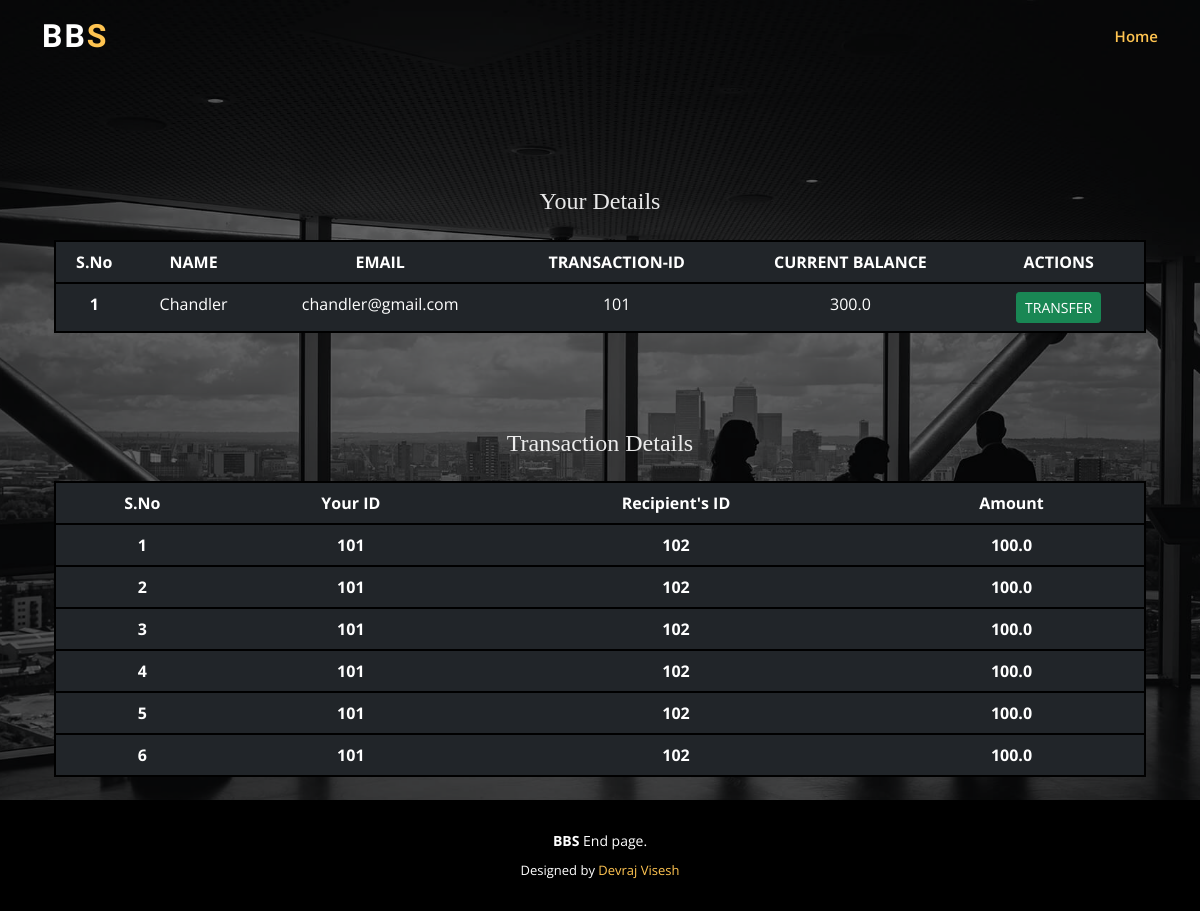
The page /viewalltranc/1 on the database as committed earlier.
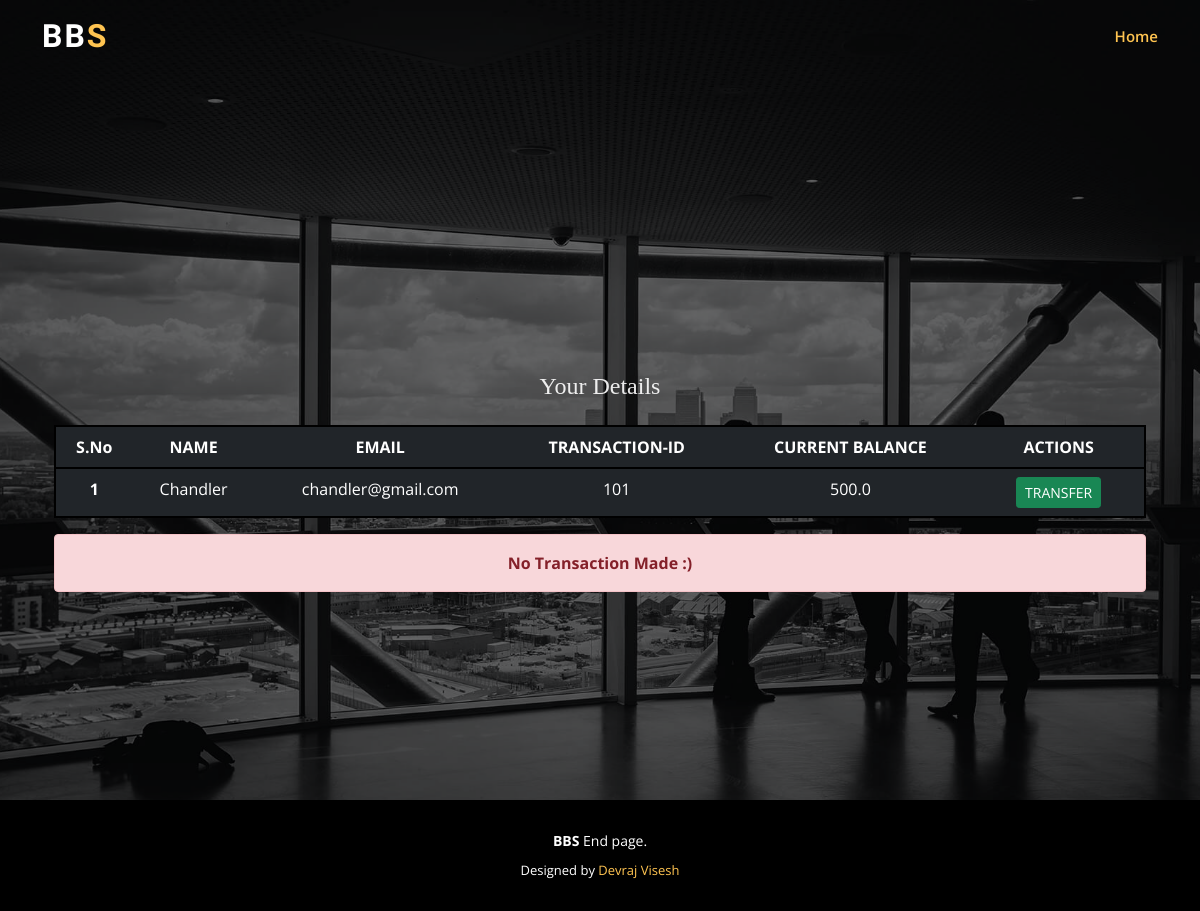
The same page on the database as committed later.
### tables this page shows
CREATE TABLE customer1
               (sno INTEGER,name TEXT,email TEXT,transactionid INTEGER,current REAL);

CREATE TABLE transferhistorys
               (yourid INTEGER  , othersid INTEGER , amount real);

### code/bank.py (the view)
@app.route('/viewalltranc/<int:sno>')
def tranc_history(sno):
    conn = sqlite3.connect('bankdatabase.db')
    conn.row_factory = sqlite3.Row
    c = conn.cursor()
    c.execute("SELECT * FROM customer1 where sno=" + str(sno))
    cust = c.fetchall()
    c.execute(
        "SELECT * FROM transferhistorys WHERE yourid in (SELECT transactionid FROM customer1 WHERE sno=" + str(sno)+")")
    hist = c.fetchall()
    conn.commit()
    conn.close()
    return render_template('tranc_history.html', cust=cust, hist=hist)

### code/templates/tranc_history.html (shortened to what the changed rows need)
<!DOCTYPE html>
<html lang="en">
<head>
    <link href="{{ url_for('static', filename = 'assets/vendor/aos/aos.css') }}" rel="stylesheet">
    <link href="{{ url_for('static', filename = 'assets/vendor/bootstrap/css/bootstrap.min.css') }}" rel="stylesheet">
    <link href="{{ url_for('static', filename = 'assets/vendor/bootstrap-icons/bootstrap-icons.css') }}"
        rel="stylesheet">
    <link href="{{ url_for('static', filename = 'assets/vendor/boxicons/css/boxicons.min.css') }}" rel="stylesheet">
    <link href="{{ url_for('static', filename = 'assets/vendor/glightbox/css/glightbox.min.css') }}" rel="stylesheet">
    <link href="{{ url_for('static', filename = 'assets/vendor/remixicon/remixicon.css') }}" rel="stylesheet">
    <link href="{{ url_for('static', filename = 'assets/vendor/swiper/swiper-bundle.min.css') }}" rel="stylesheet">
    <link href="{{ url_for('static', filename = 'assets/css/style.css') }}" rel="stylesheet">
</head>
<body>
    <header id="header" class="fixed-top ">
        <div class="container d-flex align-items-center justify-content-lg-between">
            <h1 class="logo me-auto me-lg-0"><a href="/">BB<span>S</span></a></h1>
        </div>
    </header>
    <section id="hero" class="d-flex align-items-center justify-content-center">
        <div class="container" data-aos="fade-up">
            {% block body %}
            <div class="container my-5" style="padding-top: 80px;">
                <table class="table table-dark">
                    <thead>
                       <b><h2 style="font-family: 'Times New Roman', Times, serif;">Your Details</h2></b>
                       <br>
                        <tr style="border: 2px solid black;">
                            <th scope="col">S.No</th>
                            <th scope="col">NAME</th>
                            <th scope="col">EMAIL</th>
                            <th scope="col">TRANSACTION-ID</th>
                            <th scope="col">CURRENT BALANCE</th>
                            <th scope="col">ACTIONS</th>
                        </tr>
                    </thead>
                    <tbody>
                        {% for details in cust %}
                        <tr style="border: 2px solid black;">
                            <th scope="row">{{loop.index}}</th>
                            <td scope="col">{{details["name"]}}</td>
                            <td scope="col">{{details["email"]}}</td>
                            <td scope="col">{{details["transactionid"]}}</td>
                            <td scope="col">{{details["current"]}}</td>
                            <td>
                                <a href="/inputinfo/{{details['sno']}}" type="button"
                                    class="btn btn-success btn-sm mx-2">TRANSFER</button>
                            </td>
                        </tr>
                        {% endfor %}
                    </tbody>
                </table>
                {% if hist|length==0 %}
                <div class="alert alert-danger" role="alert">
                    <b> No Transaction Made :)</b>
                </div>
                {% else %}
                <table class="container my-5" style="padding-top: 80px;">
                    <table class="table table-dark">
                        <thead>
                           <b> <h2 style="font-family: 'Times New Roman', Times, serif;">Transaction Details</h2></b>
                           <br>
                            <tr style="border: 2px solid black;">
                                <th scope="col">S.No</th>
                                <th scope="col">Your ID</th>
                                <th scope="col">Recipient's ID</th>
                                <th scope="col">Amount</th>
                            </tr>
                        </thead>
                        <tbody>
                            {% for details in hist %}
                            <tr style="border: 2px solid black;">
                                <th scope="row">{{loop.index}}</th>
                                <td><b>{{details["yourid"]}}</b></td>
                                <td><b>{{details["othersid"]}}</b></td>
                                <td><b>{{details["amount"]}}</b></td>
                            </tr>
                            {% endfor %}
                        </tbody>
                    </table>
                </table>
                {% endif %}
            </div>
            {% endblock body %}
        </div>
    </section>
</body>
</html>

Rows that differ between the two databases and show on the page:
removed transferhistorys: yourid "101", othersid "102", amount "100.0"
removed transferhistorys: yourid "101", othersid "102", amount "100.0"
removed transferhistorys: yourid "101", othersid "102", amount "100.0"
removed transferhistorys: yourid "101", othersid "102", amount "100.0"
removed transferhistorys: yourid "101", othersid "102", amount "100.0"
removed transferhistorys: yourid "101", othersid "102", amount "100.0"
changed customer1 "Chandler": current "300.0" → "500.0"
Other text that changed with them:
text no longer shown: "Transaction Details S.No Your ID Recipient's ID Amount"
text now shown: "No Transaction Made :)"
